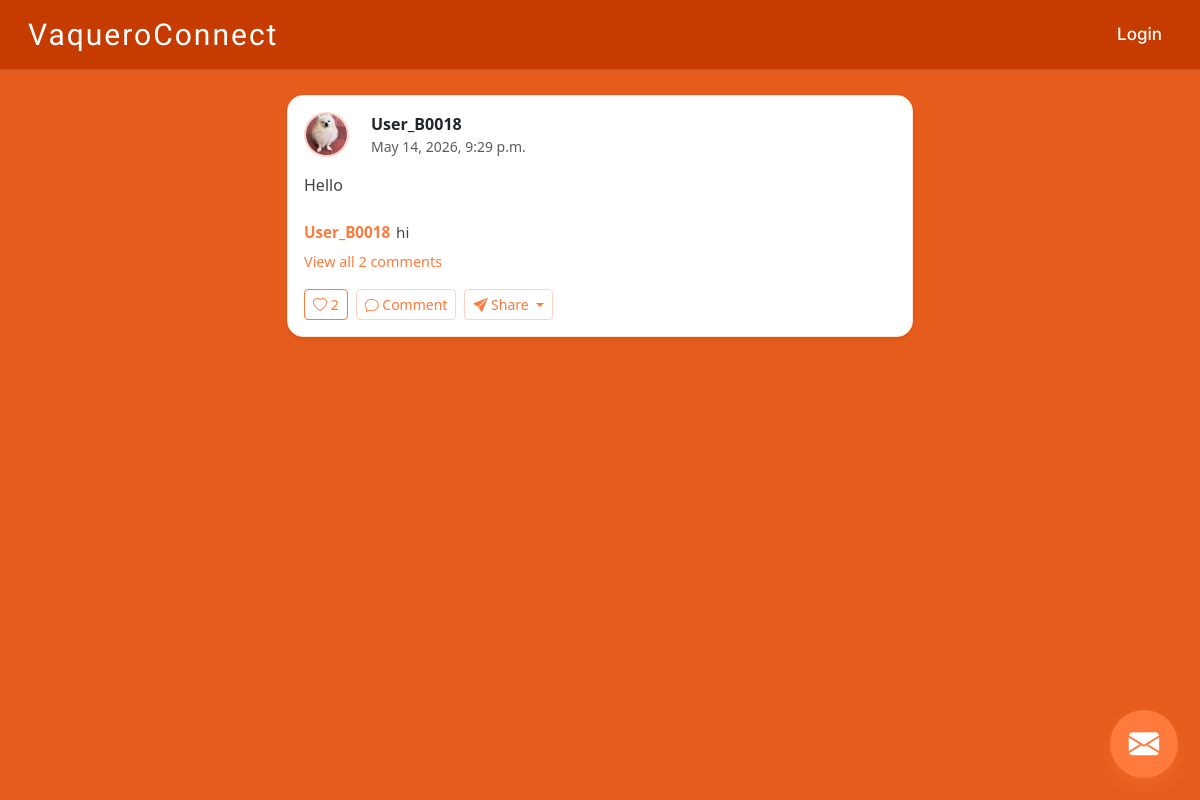
The app's page /main_home/ with its own data.
### newApp/models.py (models this page shows, shortened)
class Post(models.Model):
    content = models.TextField()
    image = models.ImageField(upload_to='posts/', blank=True, null=True)
    created_at = models.DateTimeField(auto_now_add=True)
    user = models.ForeignKey(User, on_delete=models.CASCADE)
    likes = models.ManyToManyField(User, related_name='blogpost_like', blank=True)
    def likes_count(self):
        return self.likes.count()

class Profile(models.Model):
    user = models.OneToOneField(User, on_delete=models.CASCADE)
    bio = models.TextField(blank=True, null=True)
    image = models.ImageField(upload_to='profile_pics/', default='default.jpg')
    ENROLLED_CHOICES = [
        ('ED', 'Edinburg'),
        ('BR', 'Brownsville'),
    ]
    enrolled = models.CharField(
        max_length=20,
        choices=ENROLLED_CHOICES,
        default='ED'
    )

class Comment(models.Model):
    user = models.ForeignKey(User, on_delete=models.CASCADE)
    post = models.ForeignKey(Post, related_name="comments", on_delete=models.CASCADE)
    text = models.TextField()
    created_at = models.DateTimeField(auto_now_add=True)

### newApp/views.py (the view)
# urls.py: path('main_home/', views.main_home, name='main_home'),
def main_home(request):
    posts = Post.objects.all().order_by('-created_at').prefetch_related('comments')
    return render(request, 'main_home.html', {'posts': posts})

### newApp/templates/main_home.html (shortened to what this page needs)
{% extends 'base.html' %}
{% load static %}
{% block content %}
<link rel="stylesheet" href="{% static 'feed.css' %}">
<link rel="stylesheet" href="https://cdn.jsdelivr.net/npm/bootstrap-icons@1.10.5/font/bootstrap-icons.css">
<div class="feed-container container mt-4">
    {% for post in posts %}
    <div id="post-{{ post.id }}" class="card mb-4 shadow-sm post-card fade-in">
        <div class="card-body">
            <div class="d-flex align-items-center mb-3">
                <img src="{{ post.user.profile.image.url }}" class="profile-pic-global profile-pic-md">
                <div class="ms-2">
                    <a href="{% url 'profile' post.user.username %}"
                       class="fw-bold text-dark text-decoration-none username">
                        {{ post.user.username }}
                    </a>
                    <div class="text-muted small">
                        {{ post.created_at }}
                    </div>
                </div>
            </div>
            {% if post.content %}
            <p class="post-text">{{ post.content }}</p>
            {% endif %}
            <div class="comments-section mt-3">
                {% if post.comments.all %}
                    <div class="comment">
                        <strong>{{ post.comments.all.0.user.username }}</strong>
                        <span>{{ post.comments.all.0.text }}</span>
                    </div>
                    {% if post.comments.all|length > 1 %}
                        <a href="{% url 'comments_page' post.id %}" class="view-all-comments">
                            View all {{ post.comments.all|length }} comments
                        </a>
                    {% endif %}
                {% else %}
                    <div class="no-comments">No comments yet</div>
                {% endif %}
            </div>
            <div class="d-flex gap-2 mt-3 flex-wrap">
                <form action="{% url 'like_post' post.id %}" method="POST">
                    <button class="btn btn-sm btn-outline-primary like-btn">
                        {% if request.user in post.likes.all %}
                            <i class="bi bi-heart-fill"></i>
                        {% else %}
                            <i class="bi bi-heart"></i>
                        {% endif %}
                        {{ post.likes_count }}
                    </button>
                </form>
                <a href="{% url 'comments_page' post.id %}" class="btn btn-sm btn-outline-secondary">
                    <i class="bi bi-chat"></i> Comment
                </a>
                <div class="dropdown">
                    <button class="btn btn-sm btn-outline-secondary dropdown-toggle" data-bs-toggle="dropdown">
                        <i class="bi bi-send-fill"></i> Share
                    </button>
                </div>
            </div>
        </div>
    </div>
    {% endfor %}
</div>
<a href="{% url 'users_list' %}" class="inbox-btn">
    <i class="bi bi-envelope-fill"></i>
</a>
{% endblock %}

### springApp/static/feed.css (style rules this page uses)
body { background:#e65c1c; font-family: 'Segoe UI', sans-serif; }
.feed-container { max-width: 650px; margin: 0 auto; padding-bottom: 40px; }
.post-card { border-radius: 16px; border: 1px solid #ffe4d8; background: white; box-shadow: 0 6px 20px rgba(255, 122, 61, 0.08); transition: 0.25s ease; margin-bottom: 28px; }
.profile-pic-md { width: 45px; height: 45px; border-radius: 50%; object-fit: cover; object-position: center; flex-shrink: 0; }
.username { font-weight: 700; transition: 0.2s; }
.post-text { font-size: 1rem; color: #444; line-height: 1.6; margin-bottom: 12px; }
.comment { display: flex; gap: 6px; padding: 6px 0; font-size: 0.95rem; }
.comment strong { color: #ff7a3d; }
.comment span { color: #444; }
.view-all-comments { font-size: 0.9rem; color: #ff7a3d; text-decoration: none; }
.btn-outline-primary { border-color: #ff7a3d; color: #ff7a3d; }
.btn-outline-secondary { border-color: #ffd3c2; color: #ff7a3d; }
.inbox-btn { position: fixed; bottom: 22px; right: 22px; width: 68px; height: 68px; background: #ff7a3d; color: white; border-radius: 50%; display: flex; align-items: center; justify-content: center; font-size: 1.9rem; box-shadow: 0 8px 20px rgba(255, 122, 61, 0.35); z-index: 999; transition: 0.2s ease; text-decoration: none; }
.fade-in { animation: fadeIn 0.3s ease; }
.inbox-profile-pic, .profile-pic-md { width: 45px; height: 45px; border-radius: 50%; object-fit: cover; object-position: center; margin-right: 14px; border: 2px solid #ffd3c2; }

### records on screen
Post: user.profile.image (picture), user.username "User_B0018", created_at "May 14, 2026, 9:29 p.m.", content "Hello", comments.all.0.user.username "User_B0018", comments.all.0.text "hi", comments.all|length "2", likes_count "2"
